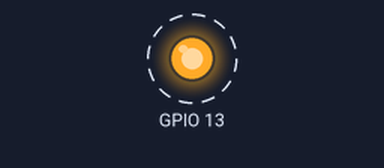
A sketch run on a simulated ESP32. Shown: output pins drawn as LEDs (lit = HIGH). Dashed ring = blinking. What the sketch prints to the serial monitor is not drawn.

Above: at 0.05 s.
Timing chart, 0 to 3.0 s (numbered marks = the images above):
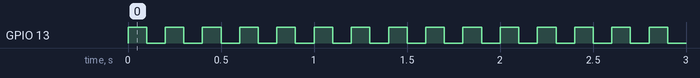

The sketch:

sketch_oct02a.ino
```cpp
#include <WiFi.h>
#include <WiFiClient.h>
#include <WiFiServer.h>
#include <WiFiUdp.h>

void setup() {
  // put your setup code here, to run once:
  Serial.begin(9600);
  pinMode(13,OUTPUT);
}

void loop() {
  // put your main code here, to run repeatedly:
Serial.print("hello");Serial.print("\t");Serial.print("world");Serial.print("\n");
digitalWrite(13,HIGH);
delay(100);
digitalWrite(13,LOW);
delay(100);
}
```

Measured:
- by itself, GPIO 13: alternates HIGH for 0.10 s and LOW for 0.10 s
